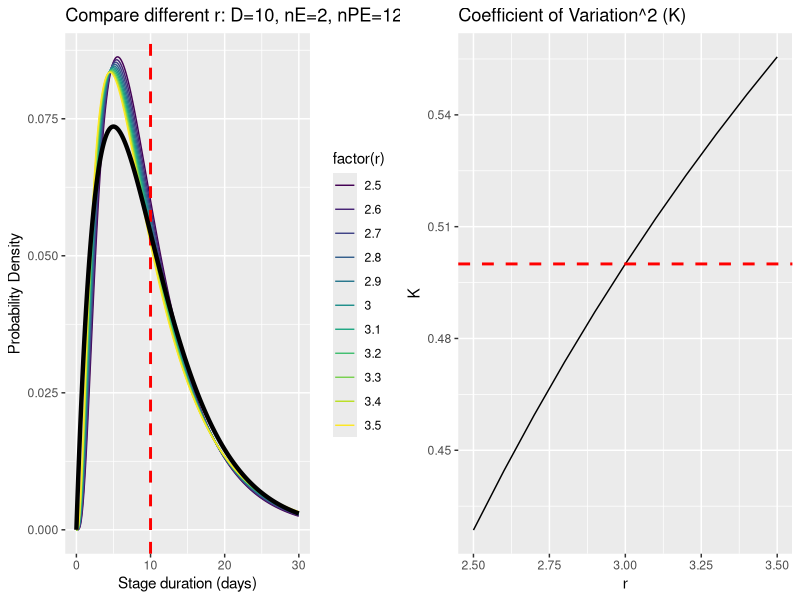
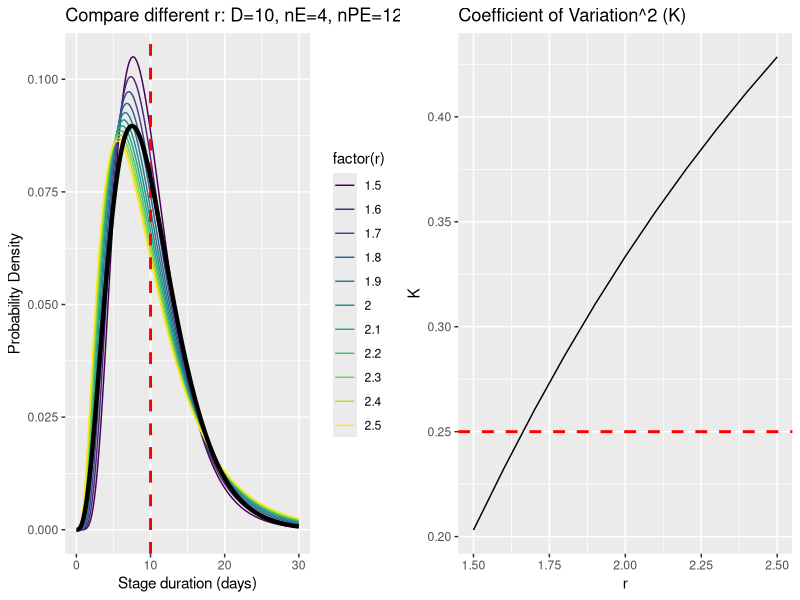
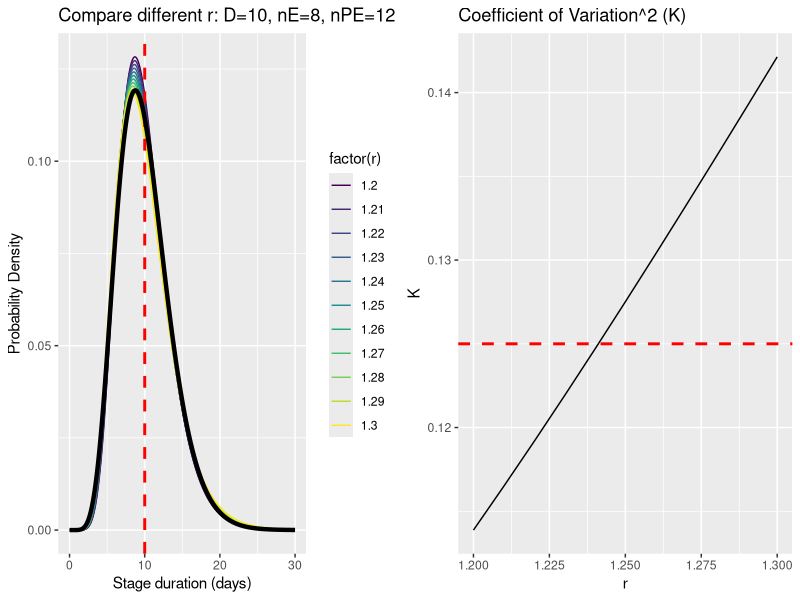

R code for these plots, in order:
# Packages ####
library(viridis)
library(ggplot2)
library(deSolve)
library(gridExtra)

# Models ####
erlang <- function(x, n, γ) {
  (n*γ)^n*x^(n-1)*exp(-n*γ*x)/factorial(n-1)
}

SInR_geom <- function(t, states, params) {
  with(as.list(c(params)), {
    I <- states[1:n]
    R <- states[[n+1]]
    
    Iprev <- c(0, I[1:(n-1)])
    dI <- a*r^(c(0,0:(n-2)))*Iprev - (a*r^(0:(n-1))+μ)*I
    dR <- a*r^(n-1)*I[[n]] - μ*R
    return(list(c(dI, dR)))
  })
}

# Compare ####
EP_compare <- function(time, γ, μ, r, nE, nPE, model) {
  df_E <- data.frame(Time = time)
  df_E$P_E <- erlang(time, nE, γ) 
  
  df_PE <- expand.grid(Time = time, nPE= nPE, nE = nE, γ = γ, r = r)
  df_PE$a <- with(df_PE, (1/r^nPE-1)*γ/(1/r-1)) #sqrt(nE*γ^2*((1/r^2)^nPE - 1)/(1/r^2-1))
  states <- c(1, numeric(nPE))
  names(states) <- c(paste ("I", 1:nPE, sep=""), "R")
  P_PE <- c()
  for (i in r) {
    a <- (1/i^nPE-1)*γ/(1/i-1)
    params <- c(γ = γ, μ = μ, n = nPE, a = a, r = i)
    soln <- ode(y = states,
                times = time, 
                func = model, 
                parms = params)
    P_PE <- c(P_PE, c(diff(soln[,"R"])/diff(time), NA))
  }

  df_PE$P_PE <- P_PE 
  
  p1 <- ggplot(df_PE, aes(x=Time, y=P_PE, color=factor(r))) +
    geom_line() +
    scale_color_manual(values = viridis(length(r))) +
    geom_vline(xintercept = 1/γ, color = "red", linetype = "dashed", linewidth = 1) +
    geom_line(data=df_E, aes(x = Time, y = P_E), color = "black", linewidth = 1.5) +
    labs(title = paste0("Compare different r: D=", 1/γ, ", nE=", nE, ", nPE=", nPE),
         x = "Stage duration (days)",
         y = "Probability Density")
  
  df_r <- data.frame(r = r)
  df_r$a <- with(df_r, (1/r^nPE-1)*γ/(1/r-1))
  df_r$var <- with(df_r, 1/a^2*(1/r^(2*nPE)-1)/(1/r^2-1))
  df_r$mean <- with(df_r, 1/a*(1/r^nPE-1)/(1/r-1))
  df_r$K <- with(df_r, var/mean^2)
  p2 <- ggplot(df_r, aes(x=r, y=K)) + geom_line() +
    geom_hline(yintercept = 1/(nE), color = "red", linetype = "dashed", linewidth = 1) +
    labs(title="Coefficient of Variation^2 (K)")
  
  plots <- list()
  plots[[1]] <- p1
  plots[[2]] <- p2
  grid.arrange(grobs = plots, ncol = 2)
  
}

# Simulation ####
time = seq(0,30,by=0.01) 
γ <- 0.1 
μ <- 0
nPE <- 12

# nE == 2
r <- seq(2.5, 3.5, by=0.1)
nE <- 2
EP_compare(time, γ, μ, r, nE, nPE, SInR_geom)

# nE == 4
r <- seq(1.5, 2.5, by=0.1)
nE <- 4
EP_compare(time, γ, μ, r, nE, nPE, SInR_geom)

# nE == 8
r <- seq(1.2, 1.30, by=0.01)
nE <- 8
EP_compare(time, γ, μ, r, nE, nPE, SInR_geom)
